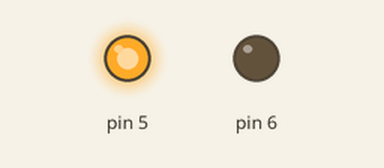
Simulated run of this sketch. Board: Arduino Uno, built with avr-gcc and run on an emulated ATmega328P. Shown: output pins drawn as LEDs (lit = HIGH).

Above: at 0.5 s.
At 2.5 s:
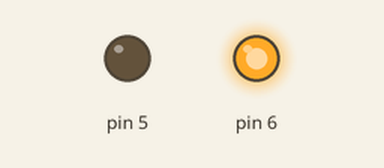
At 4.5 s:
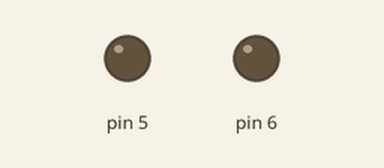
Timing chart, 0 to 7.8 s (numbered marks = the images above):
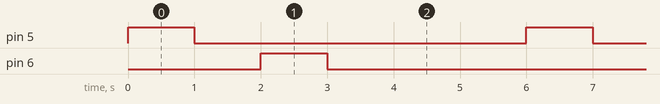

Measured:
- by itself, pin 5, pin 6: alternates HIGH for 1.0 s and LOW for 5.0 s
- by itself, everything shown: repeats every 6.0 s, in 4 steps

The sketch:

0.Blingking_LED.ino
```cpp
int R=5;
int Y=6;
int G=7;

void setup() {
  pinMode(5,OUTPUT);
  pinMode(6,OUTPUT);
  pinMode(6,OUTPUT);

}

void loop() {
 digitalWrite(5,HIGH);
 delay(1000);
 digitalWrite(5,LOW);
 delay(1000);
 digitalWrite(6,HIGH);
 delay(1000);
 digitalWrite(6,LOW);
 delay(1000);
 digitalWrite(7,HIGH);
 delay(1000);
 digitalWrite(7,LOW);
 delay(1000);
}
```
